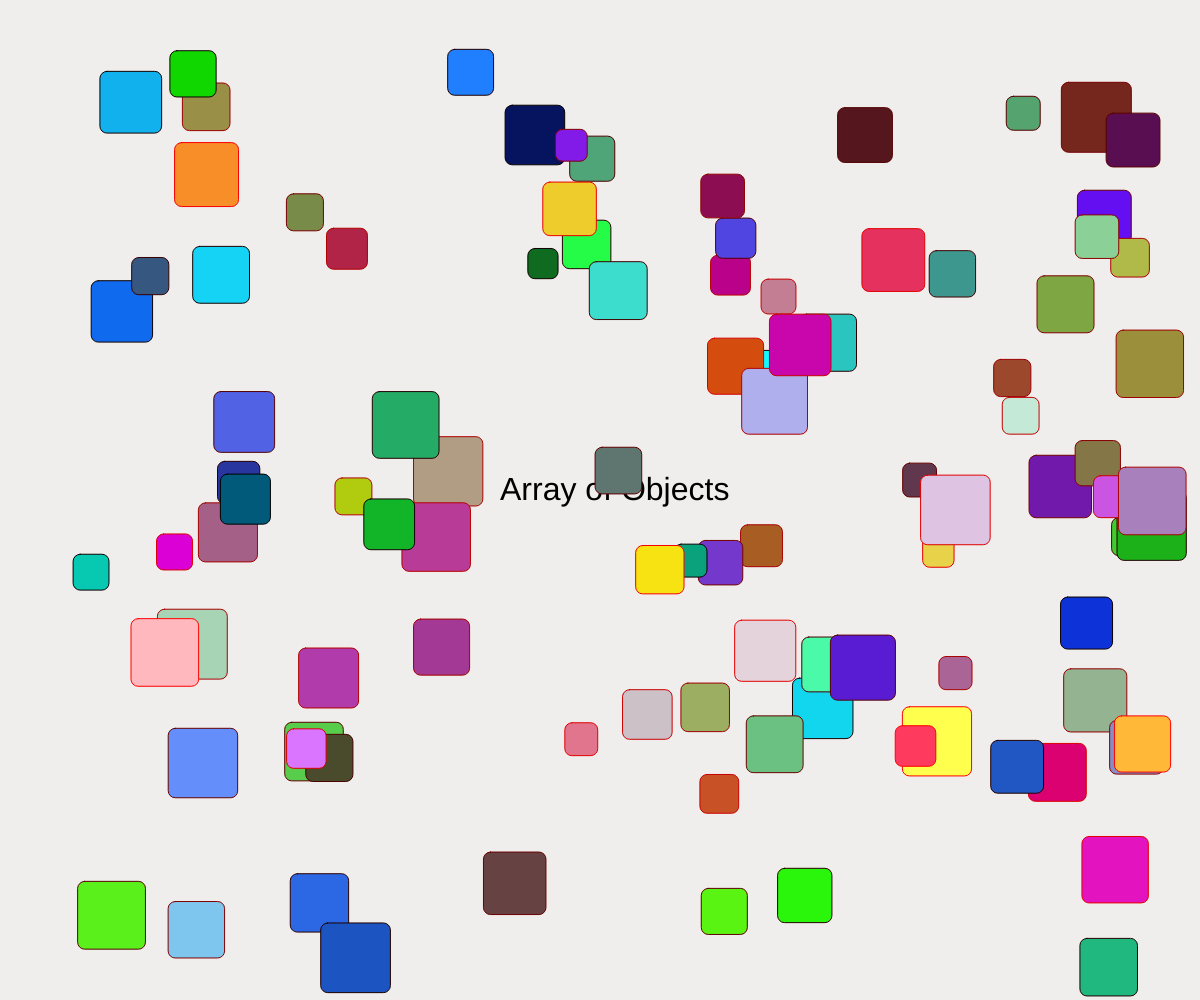
Frame 1 (no input)
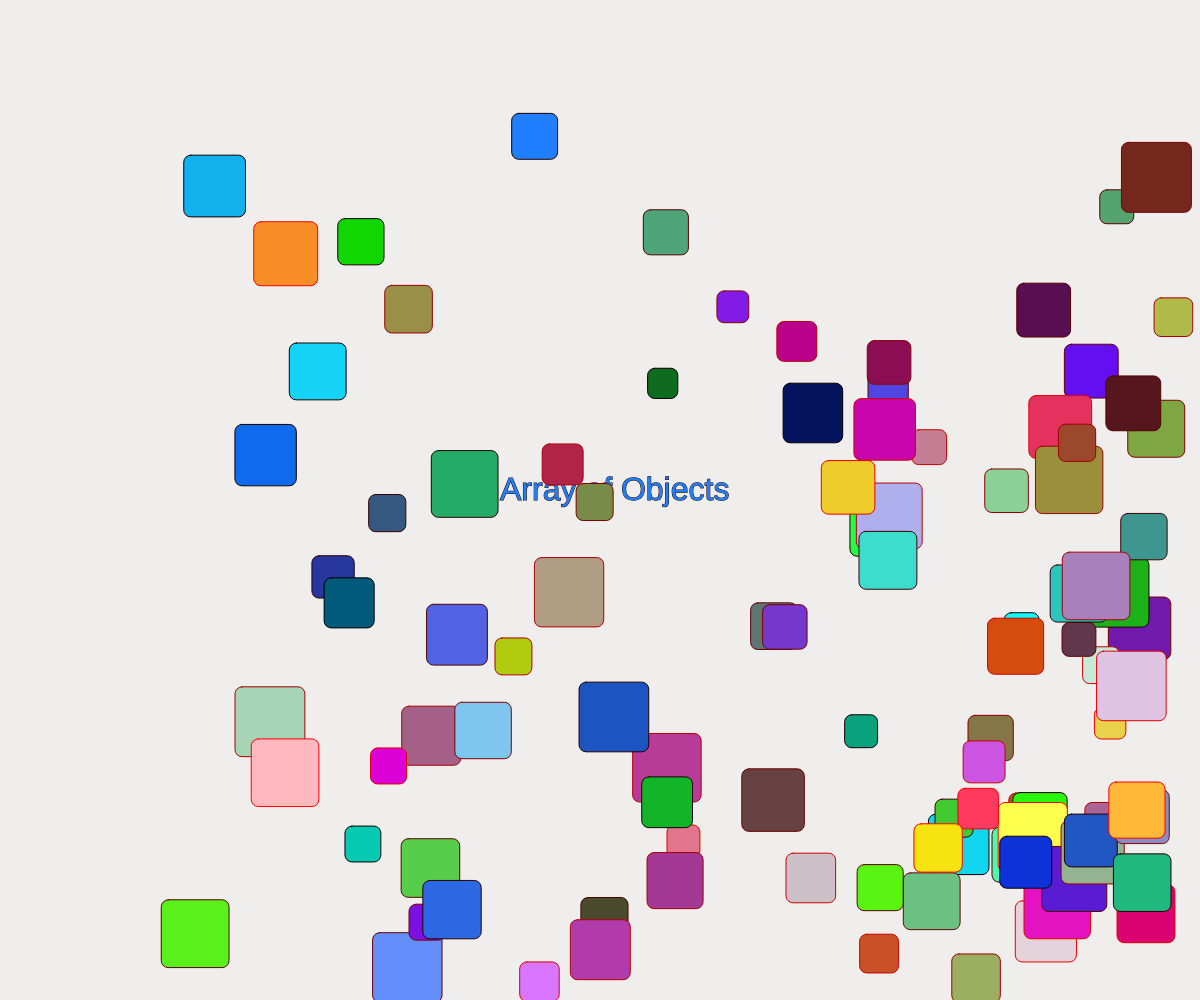
Frame 60 (no input)
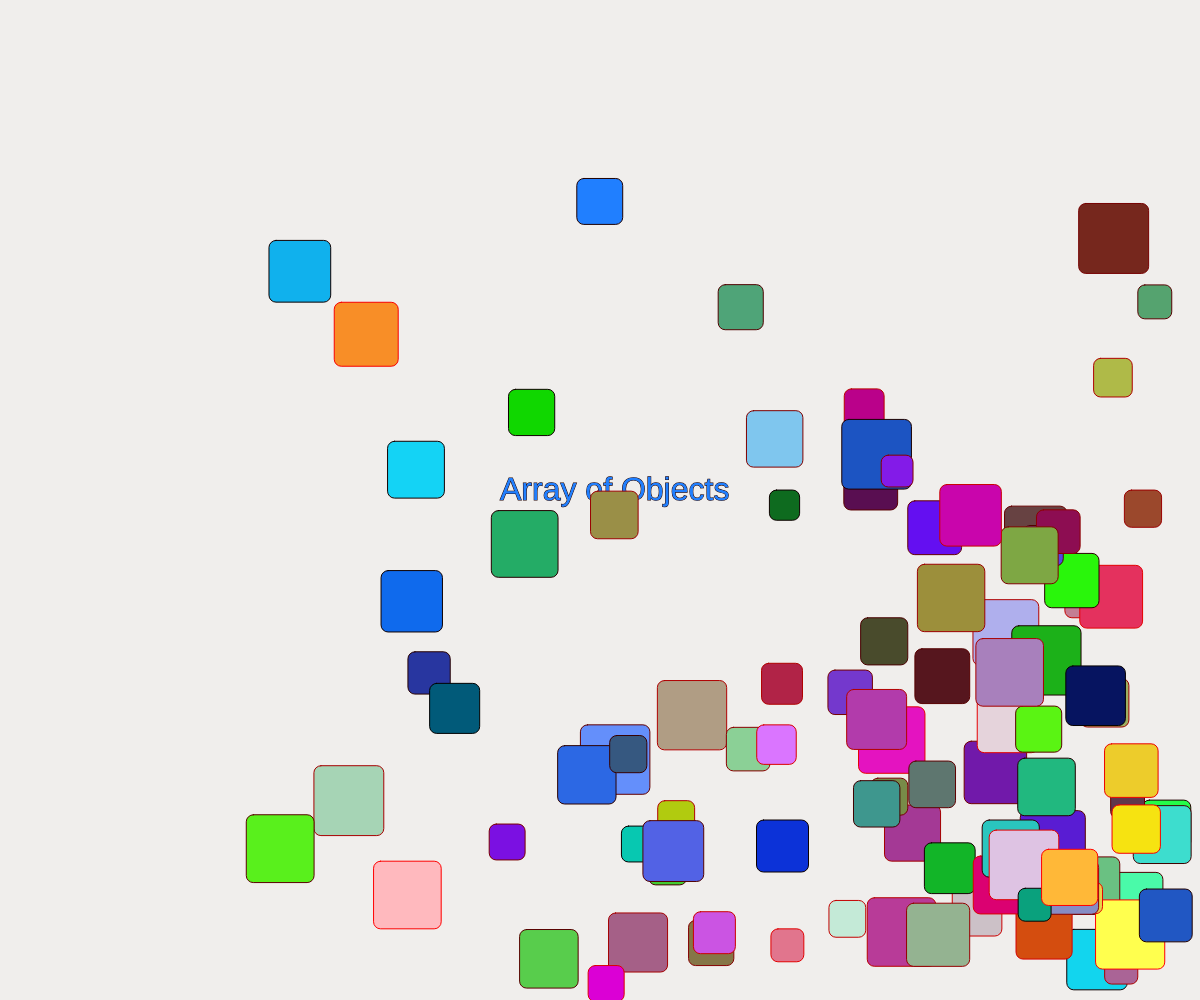
Frame 120 (the mouse pressed at the canvas centre since frame 60)

The p5.js sketch that drew these frames (run headless with seeded random() and noise() and a simulated clock; from frame 60 on, the mouse is pressed at the canvas centre):

// p5.js sketch
// ── sketch.js
var b = [];
var ballAmount = 100;
function setup (){
	createCanvas(windowWidth, windowHeight);
	for(i = 0; i < ballAmount; i++){
		b[i] = new ball();
	}
}


function draw (){
	background(240, 238, 236);
	textSize(32);
	text('Array of Objects',(windowWidth/2)-100, windowHeight/2);
	for(i = 0; i < ballAmount; i++){
		b[i].move();
		b[i].display();
	}
}

function ball(){

	this.radius = random(30,70);
	this.posx = random(this.radius, width-this.radius);
	this.posy = random(this.radius, height-this.radius);
	this.r = random(0,255);
	this.g = random(0,255);
	this.b = random(0,255);
	this.velocity = random(1,5);
	this.xdirection = 1;
	this.ydirection = 1;

	this.move = function(){
		if(this.posx > width-(this.radius)){
			this.xdirection = -1;
		}
		else if(this.posx < 0){
			this.xdirection = 1;
		}
		else if(this.posy < 0){
			this.ydirection = 1;
		}
		else if(this.posy > height-(this.radius)){
			this.ydirection = -1;
		}

		this.posx += this.xdirection*this.velocity;
		this.posy += this.ydirection*this.velocity;
	}
	this.display = function(){

		fill(this.r,this.g,this.b);
		stroke(this.r,0,0);
		rect(this.posx ,this.posy,this.radius,this.radius,7);
	}
}
